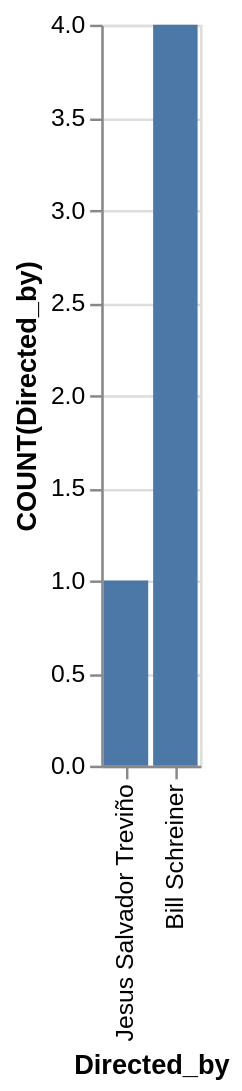

Write a Vega-Lite specification for this figure.
### Vega-Lite specification from a JSON file in a GitHub repository (floating-point values rounded to 4 significant figures)
{"data": {"values": [{"x_data": "Jesus Salvador Treviño", "y_data": 1}, {"x_data": "Bill Schreiner", "y_data": 4}]}, "mark": "bar", "encoding": {"x": {"field": "x_data", "type": "nominal", "title": "Directed_by", "sort": {"op": "sum", "field": "y_data", "order": "ascending"}}, "y": {"field": "y_data", "type": "quantitative", "title": "COUNT(Directed_by)"}}}
